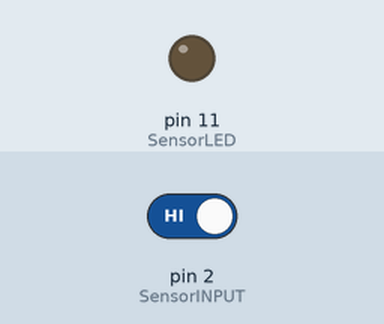
Bench run of a sketch on a simulated Arduino Uno, built with avr-gcc and run on an emulated ATmega328P. Parts: output pins drawn as LEDs (lit = HIGH). The inputs (shaded band) are chosen by the test bench; at power-on: pin 2 (SensorINPUT) HIGH.

Above: at 1.2 s.
1.3 s: pin 2 (SensorINPUT) driven LOW
At 1.7 s:
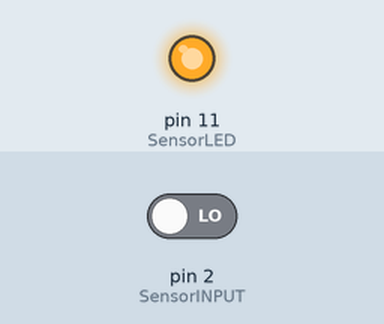
Timing chart, 0 to 4.3 s (numbered marks = the images above; inputs shaded):
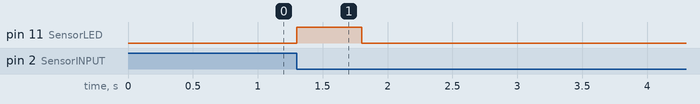

The sketch:

08_knock_sensor.ino
```cpp
#define SensorLED 11
#define SensorINPUT 2  //Connect the sensor to digital pin 3 which is 1nterrupts 1.
unsigned char state = 0;
void setup() {
  pinMode(SensorLED, OUTPUT);
  pinMode(SensorINPUT, INPUT);
  attachInterrupt(0, blink, FALLING);  // Trigger the blink function when the falling edge is detected

  //   attachInterrupt is an Arduino function used to attach an interrupt service routine (ISR) to a specific interrupt pin. In this case, the function blink() is attached to the interrupt pin 1 using attachInterrupt(1, blink, FALLING) which means that blink() will be executed every time a falling edge is detected on interrupt pin 1.

  // An Interrupt Service Routine (ISR) is a special type of function that is automatically called by the microcontroller when a certain event occurs. In the context of Arduino programming, an ISR is a function that gets executed in response to an interrupt. Interrupts are used to halt the normal flow of the program and handle a specific event that requires immediate attention. The ISR is responsible for handling the event and then returning control back to the main program. Interrupts can be triggered by a variety of sources, such as an external sensor, a timer, or a button press.

  // When the interrupt occurs, state variable is incremented by 1 in the blink() function. In the loop() function, state is checked and if it is not equal to 0, the SensorLED is turned on for 500 milliseconds and state is reset to 0. If state is 0, the SensorLED remains off. This is a simple example of how interrupts can be used in Arduino to perform certain actions when a specific event occurs.
}
void loop() {
  if (state != 0) {
    state = 0;
    digitalWrite(SensorLED, HIGH);
    delay(500);
  } else
    digitalWrite(SensorLED, LOW);
}
void blink()  //Interrupts function
{
  state++;
}
```

Measured:
- after the input at 1.3 s, pin 11 (SensorLED): LOW → HIGH at once, → LOW 0.50 s later
